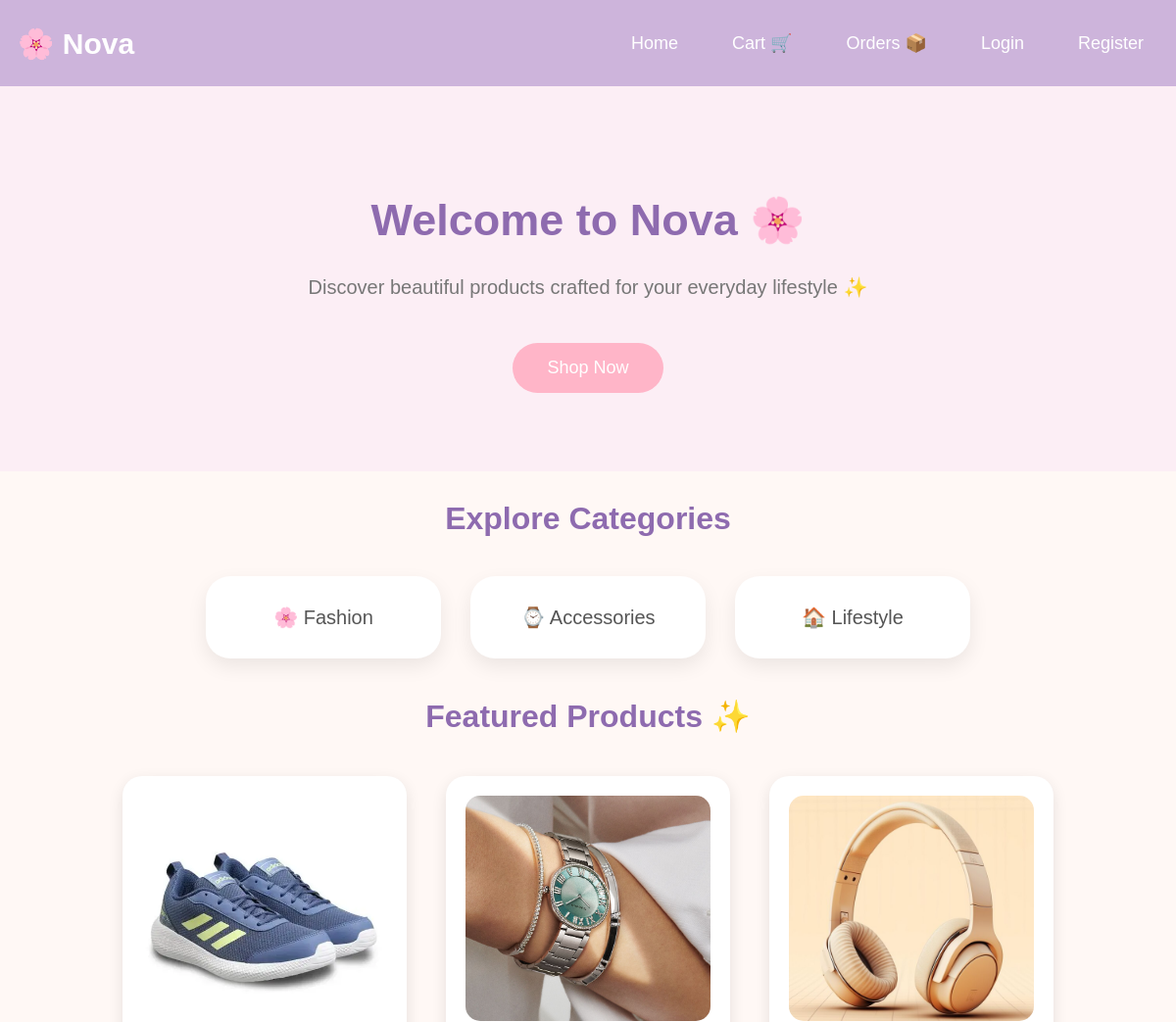
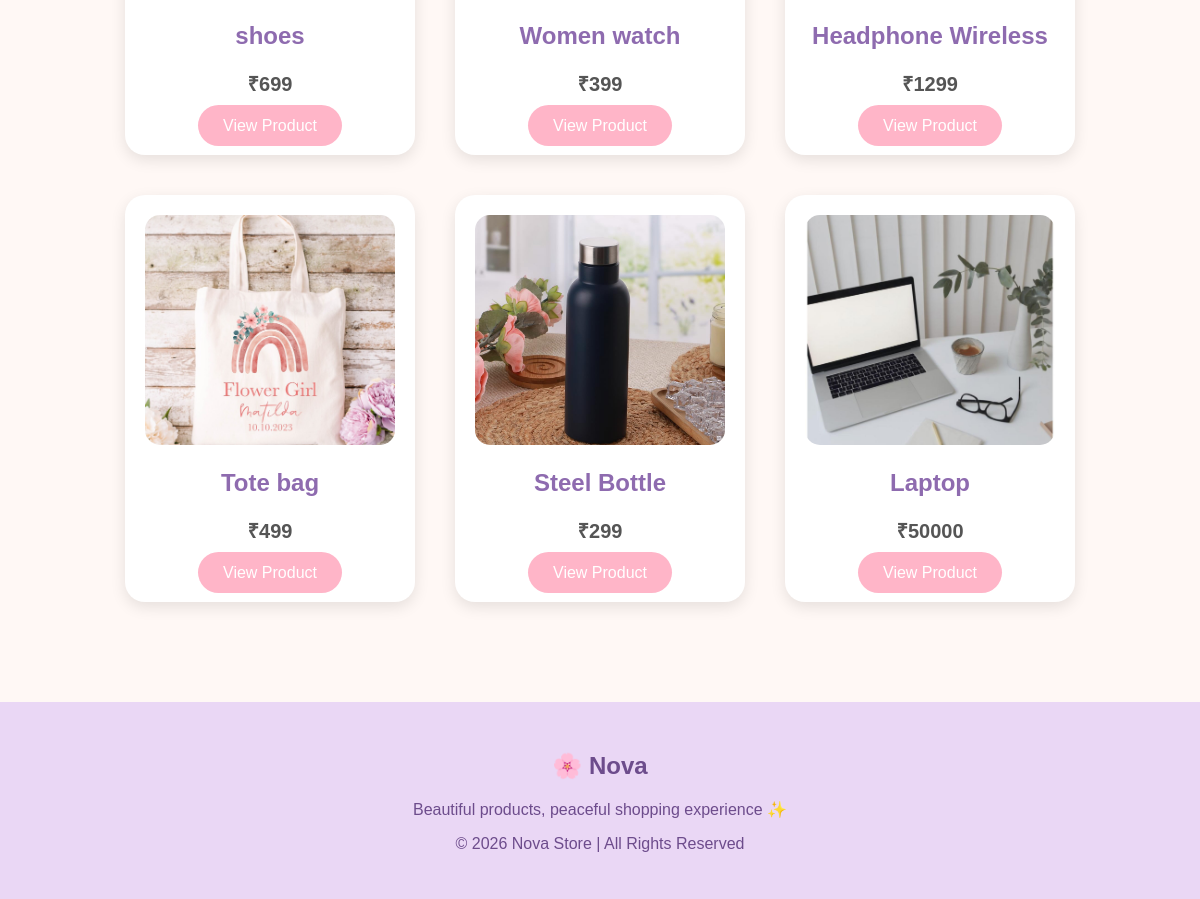
The page / on the database its author committed (2 pictures, top to bottom).
### store/models.py (models this page shows, shortened)
class Product(models.Model):
    name = models.CharField(max_length=100)
    price = models.IntegerField()
    description = models.TextField()
    image = models.ImageField(upload_to="products/")

### store/views.py (the view)
# urls.py: 2. Add a URL to urlpatterns:  path('', views.home, name='home')
def home(request):
    products = Product.objects.all()
    return render(request,"home.html",{"products":products})

### templates/home.html (shortened to what this page needs)
<!DOCTYPE html>
<html>
<head>
<link rel="stylesheet" href="/static/style.css">
</head>
<body>
<div class="navbar">
    <div class="logo">
        🌸 Nova
    </div>
    <div class="nav-links">
        <a href="/">Home</a>
        <a href="/cart/">Cart 🛒</a>
        <a href="/orders/">Orders 📦</a>
        {% if user.is_authenticated %}
            <span>
                Hi, {{user.username}} 🌸
            </span>
            <a href="/logout/">Logout</a>
        {% else %}
            <a href="/login/">Login</a>
            <a href="/register/">Register</a>
        {% endif %}
    </div>
</div>
<div class="hero">
<h1>
Welcome to Nova 🌸
</h1>
<p>
Discover beautiful products crafted for your everyday lifestyle ✨
</p>
<a href="#products" class="shop-btn">
Shop Now
</a>
</div>
<h1>
Explore Categories
</h1>
<div class="categories">
<div class="category-card">
🌸 Fashion
</div>
<div class="category-card">
⌚ Accessories
</div>
<div class="category-card">
🏠 Lifestyle
</div>
</div>
<h1 id="products">
Featured Products ✨
</h1>
<div class="products">
{% for p in products %}
<div class="card">
<img src="{{p.image.url}}">
<h2>
{{p.name}}
</h2>
<p>
₹{{p.price}}
</p>
<a class="btn" href="/product/{{p.id}}/">
View Product
</a>
</div>
{% endfor %}
</div>
<footer>
<h2>
🌸 Nova
</h2>
<p>
Beautiful products, peaceful shopping experience ✨
</p>
<p>
© 2026 Nova Store | All Rights Reserved
</p>
</footer>
</body>
</html>

### static/style.css (style rules this page uses)
body { font-family: 'Poppins', sans-serif; background-color: #FFF8F5; margin: 0; padding: 0; color: #555; }
.navbar { background-color: #CDB4DB; padding: 18px; display: flex; justify-content: space-between; align-items: center; }
.logo { font-size: 28px; font-weight: bold; color: white; }
.navbar a { text-decoration: none; color: white; margin: 15px; font-size: 17px; }
h1 { text-align: center; color: #8E6BAF; margin-top: 30px; }
.products { display: flex; justify-content: center; flex-wrap: wrap; }
.card { background-color: white; width: 250px; margin: 20px; padding: 20px; border-radius: 20px; box-shadow: 0px 5px 15px rgba(0,0,0,0.1); transition: 0.3s; }
.card img { border-radius: 15px; width: 100%; }
button, .btn { background-color: #FFB5C8; border:none; padding:12px 25px; border-radius:25px; color:white; cursor:pointer; text-decoration:none; }
footer { margin-top:80px; background:#ead7f5; padding:30px; text-align:center; color:#6d4c8c; }
.nav-links { display:flex; gap:25px; align-items:center; }
.nav-links a { text-decoration:none; color:white; font-size:18px; }
.logo { font-size:30px; font-weight:bold; }
.hero { text-align:center; padding:80px 20px; background:#FCEEF5; }
.hero h1 { font-size:45px; }
.hero p { font-size:20px; color:#777; }
.shop-btn { display:inline-block; margin-top:25px; padding:15px 35px; background:#FFB5C8; color:white; border-radius:30px; text-decoration:none; font-size:18px; }
.categories { display:flex; justify-content:center; gap:30px; margin:40px; }
.category-card { background:white; padding:30px; width:180px; text-align:center; border-radius:25px; font-size:20px; box-shadow:0 8px 20px rgba(0,0,0,0.08); }
.card { text-align:center; }
.card h2 { color:#8E6BAF; }
.card p { font-size:20px; font-weight:bold; }
.card img { height:230px; object-fit:cover; }

### rows shown on the page
Product: image (picture), name "shoes", price "699"
Product: image (picture), name "Women watch", price "399"
Product: image (picture), name "Headphone Wireless", price "1299"
Product: image (picture), name "Tote bag", price "499"
Product: image (picture), name "Steel Bottle", price "299"
Product: image (picture), name "Laptop", price "50000"
